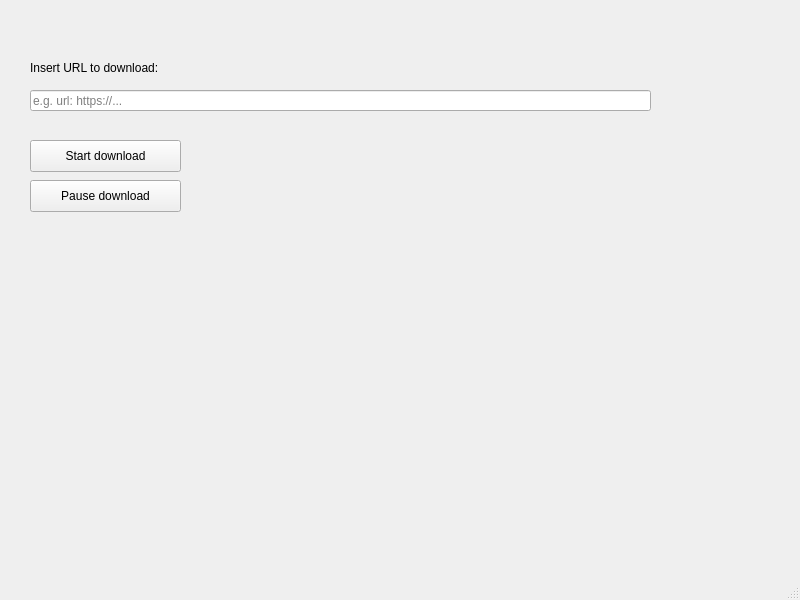
<?xml version="1.0" encoding="UTF-8"?>
<ui version="4.0">
 <class>MainWindow</class>
 <widget class="QMainWindow" name="MainWindow">
  <property name="geometry">
   <rect>
    <x>0</x>
    <y>0</y>
    <width>800</width>
    <height>600</height>
   </rect>
  </property>
  <property name="windowTitle">
   <string>MainWindow</string>
  </property>
  <widget class="QWidget" name="centralwidget">
   <widget class="QLineEdit" name="urlLineEdit">
    <property name="geometry">
     <rect>
      <x>30</x>
      <y>90</y>
      <width>621</width>
      <height>21</height>
     </rect>
    </property>
    <property name="placeholderText">
     <string>e.g. url: https://...</string>
    </property>
   </widget>
   <widget class="QPushButton" name="startDownloadButton">
    <property name="geometry">
     <rect>
      <x>30</x>
      <y>140</y>
      <width>151</width>
      <height>32</height>
     </rect>
    </property>
    <property name="text">
     <string>Start download</string>
    </property>
   </widget>
   <widget class="QPushButton" name="pauseDownloadButton">
    <property name="geometry">
     <rect>
      <x>30</x>
      <y>180</y>
      <width>151</width>
      <height>32</height>
     </rect>
    </property>
    <property name="text">
     <string>Pause download</string>
    </property>
   </widget>
   <widget class="QLabel" name="label">
    <property name="geometry">
     <rect>
      <x>30</x>
      <y>60</y>
      <width>251</width>
      <height>16</height>
     </rect>
    </property>
    <property name="text">
     <string>Insert URL to download:</string>
    </property>
   </widget>
  </widget>
  <widget class="QMenuBar" name="menubar">
   <property name="geometry">
    <rect>
     <x>0</x>
     <y>0</y>
     <width>800</width>
     <height>24</height>
    </rect>
   </property>
  </widget>
  <widget class="QStatusBar" name="statusbar"/>
 </widget>
 <resources/>
 <connections>
  <connection>
   <sender>startDownloadButton</sender>
   <signal>clicked()</signal>
   <receiver>MainWindow</receiver>
   <slot>start_resume_download()</slot>
   <hints>
    <hint type="sourcelabel">
     <x>94</x>
     <y>180</y>
    </hint>
    <hint type="destinationlabel">
     <x>165</x>
     <y>29</y>
    </hint>
   </hints>
  </connection>
  <connection>
   <sender>pauseDownloadButton</sender>
   <signal>clicked()</signal>
   <receiver>MainWindow</receiver>
   <slot>pause_download()</slot>
   <hints>
    <hint type="sourcelabel">
     <x>138</x>
     <y>222</y>
    </hint>
    <hint type="destinationlabel">
     <x>56</x>
     <y>31</y>
    </hint>
   </hints>
  </connection>
 </connections>
 <slots>
  <slot>start_resume_download()</slot>
  <slot>pause_download()</slot>
 </slots>
</ui>
